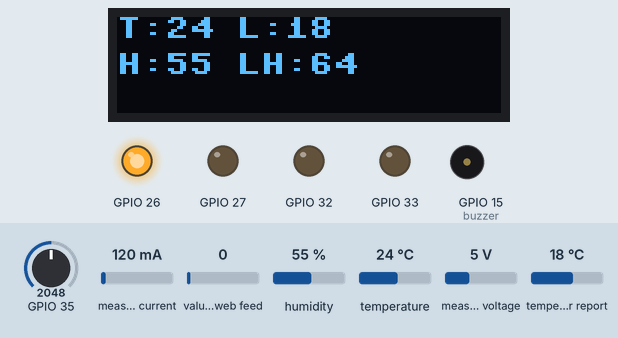
Recording of a program running on a simulated ESP32 board running MicroPython. Shown: 128×32 one-colour display, output pins drawn as LEDs (lit = HIGH), buzzer (waves = sounding, pin HIGH). The test bench sets the inputs (shaded band); at power-on: GPIO 35 = 2048, measured current 120 mA, value of the web feed 0, humidity 55 %, temperature 24 °C, measured voltage 5 V, temperature in the web weather report 18 °C (analog values on the 0–4095 scale). WiFi joins after 1.5 s; no MQTT or app messages arrive unless stated; requests to the public web service named in the program get a made-up reply in its usual format after 0.4 s (London, UTC, broken clouds, 64 % humidity, 1013 hPa unless stated); files that are not in the repository are absent; the clock reads 2024-03-15 10:24:30 at power-on unless the program sets it; library files of the repository ran but are not shown: dht11.py.

Above: at 6.2 s.
At 104.62 s:
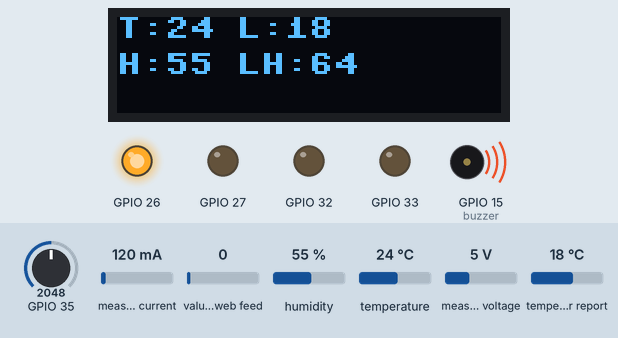
Timing chart, 0 to 106.2 s (numbered marks = the images above):
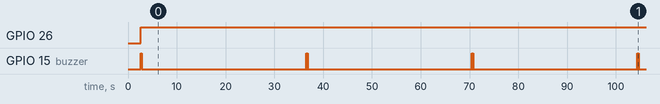

The program:

main.py
```python
import time, ujson, machine, network, urequests

# --- Fill THESE for your setup ---
WIFI_SSID = "vivo T3x 5G"
WIFI_PASS = "VVTX3333"
CLIENT_ID = "esp32-grid-01"
AWS_ENDPOINT = "a1kpv2cv7730x1-ats.iot.us-east-1.amazonaws.com"
PUB_TOPIC = f"sensors/{CLIENT_ID}/telemetry"
SUB_TOPIC = f"sensors/{CLIENT_ID}/commands"
BLYNK_TOKEN = "3sdYNvxGnXYrPsAtMv1OemLkLHPHUsFY"
BLYNK_API = f"https://blynk.cloud/external/api/update?token={BLYNK_TOKEN}"
OPENWEATHER_API_KEY = "c3f17fb0df21e94913a0ba7300139dc8"
LAT, LON = "28.6139", "77.2090"   # DELHI; replace as needed

# --- Pins and Driver Imports ---
from Components.dht11 import DHT11Sensor
from Components.ina_curent_sensor import INA219
from Components.analog_temperature_sensor import AnalogTempSensor
from Components.dual_channel_relay import DualRelay
from Components.buzzer import Buzzer
from AWSmanager.aws_iot import AWSIoTClient

try:
    from ssd1306 import SSD1306_I2C
except ImportError:
    print("SSD1306 OLED driver missing!")
    SSD1306_I2C = None

DHT_PIN = 14
ANALOG_PIN = 35
INA_SDA, INA_SCL = 21, 22
RELAY1_CH1, RELAY1_CH2 = 26, 27
RELAY2_CH1, RELAY2_CH2 = 32, 33
FAN_RELAY_CH, FAN_IS_ON_RELAY_BANK = 1, 1
BUZZER_PIN = 15
OLED_SDA, OLED_SCL, OLED_WIDTH, OLED_HEIGHT = 21, 22, 128, 32

PUBLISH_INTERVAL = 30
TEMP_THRESHOLD_FAN_ON = 50.0
CURRENT_OVERLOAD_MA = 1500.0

# --- WiFi Setup ---
wifi = network.WLAN(network.STA_IF)
wifi.active(True)
def connect_wifi(timeout=20):
    if wifi.isconnected():
        return True
    wifi.connect(WIFI_SSID, WIFI_PASS)
    t0 = time.time()
    while not wifi.isconnected() and time.time()-t0 < timeout:
        time.sleep(1)
    return wifi.isconnected()
connect_wifi()

# --- Device Init ---
dht = DHT11Sensor(DHT_PIN)
ina = INA219(sda_pin=INA_SDA, scl_pin=INA_SCL)
ina.configure()
analog = AnalogTempSensor(ANALOG_PIN, sensor_type="lm35")
relay1 = DualRelay(RELAY1_CH1, RELAY1_CH2, active_high=True)
relay2 = DualRelay(RELAY2_CH1, RELAY2_CH2, active_high=True)
buzzer = Buzzer(BUZZER_PIN)

oled = None
if SSD1306_I2C:
    try:
        i2c = machine.I2C(0, scl=machine.Pin(OLED_SCL), sda=machine.Pin(OLED_SDA))
        oled = SSD1306_I2C(OLED_WIDTH, OLED_HEIGHT, i2c)
    except Exception as e:
        print("OLED error:", e)
# --- Helper funcs ---
def fan_on(): relay1.on(FAN_RELAY_CH) if FAN_IS_ON_RELAY_BANK==1 else relay2.on(FAN_RELAY_CH)
def fan_off(): relay1.off(FAN_RELAY_CH) if FAN_IS_ON_RELAY_BANK==1 else relay2.off(FAN_RELAY_CH)

def blynk_update(pin, value):
    try:
        urequests.get(f"{BLYNK_API}&V{pin}={value}", timeout=4).close()
    except: pass

def get_weather():
    try:
        url = (f"https://api.openweathermap.org/data/2.5/weather?lat={LAT}&lon={LON}"
               f"&appid={OPENWEATHER_API_KEY}&units=metric")
        resp = urequests.get(url)
        d = resp.json()
        resp.close()
        return {
            "temperature": d["main"]["temp"],
            "humidity": d["main"]["humidity"],
            "desc": d["weather"][0]["description"].upper()
        }
    except Exception as e:
        print("Weather API fail:", e)
        return {"temperature": None, "humidity": None, "desc": "ERR"}

def make_payload(weather):
    try: d = dht.read() or {}
    except: d = {}
    try: analog_t = analog.read_temperature()
    except: analog_t = None
    try: _, bus_v, current_a, power_w = ina.read_all()
    except: bus_v, current_a, power_w = 0, 0, 0
    return {
        "device_id": CLIENT_ID,
        "ts": time.time(),
        "DHT11_Temperature": d.get("temperature"),
        "DHT11_Humidity": d.get("humidity"),
        "Analog_Temperature": analog_t,
        "INA219_1_Voltage(V)": round(bus_v,3),
        "INA219_1_current(mA)": round(current_a*1000,2),
        "INA219_1_Power(mW)": round(power_w*1000,2),
        "Location_Temperature": weather["temperature"],
        "Location_Humidity": weather["humidity"],
        "Weather_Desc": weather["desc"]
    }

def update_blynk(payload):
    blynk_update(1, payload.get("DHT11_Temperature") or "")
    blynk_update(2, payload.get("DHT11_Humidity") or "")
    blynk_update(3, payload.get("Analog_Temperature") or "")
    blynk_update(4, payload.get("INA219_1_Voltage(V)") or "")
    blynk_update(5, payload.get("INA219_1_current(mA)") or "")
    blynk_update(6, payload.get("INA219_1_Power(mW)") or "")
    blynk_update(19, payload.get("Location_Temperature") or "")
    blynk_update(20, payload.get("Location_Humidity") or "")

mqtt = AWSIoTClient(client_id=CLIENT_ID, server=AWS_ENDPOINT,
    certfile="/cert.pem.crt", keyfile="/private.pem.key", cafile="/AmazonRootCA1.pem")

def mqtt_connect():
    try:
        mqtt.connect(subs=[(SUB_TOPIC, 1)], msg_callback=None)
        return True
    except: return False
while not mqtt_connect(): time.sleep(5)

# --- Main loop ---
while True:
    try:
        if not wifi.isconnected(): connect_wifi()
        weather = get_weather()
        payload = make_payload(weather)

        #--- Local (fail-safe) fan control ---
        if payload["Analog_Temperature"] and payload["Analog_Temperature"] >= TEMP_THRESHOLD_FAN_ON:
            fan_on()
            buzzer.beep(0.1, 2)
        else:
            fan_off()
        if payload["INA219_1_current(mA)"] and payload["INA219_1_current(mA)"] > CURRENT_OVERLOAD_MA:
            relay1.off_all(); relay2.off_all(); fan_on(); buzzer.beep(0.2, 3)

        #--- Publish to AWS IoT Core
        mqtt.publish(PUB_TOPIC, ujson.dumps(payload), qos=1)
        #--- Publish to Blynk
        update_blynk(payload)
        #--- OLED Display (2 main lines: local + ENV)
        if oled:
            oled.fill(0)
            oled.text("T:{0} L:{1}".format(payload["DHT11_Temperature"], payload["Location_Temperature"]), 0, 0)
            oled.text("H:{0} LH:{1}".format(payload["DHT11_Humidity"], payload["Location_Humidity"]), 0, 12)
            oled.show()
        time.sleep(PUBLISH_INTERVAL)
    except Exception as e:
        print("Loop error:", e)
        time.sleep(PUBLISH_INTERVAL)
```

ina_curent_sensor.py
```python
"""
Simple INA219 driver for ESP32 (MicroPython)

File: ina219.py

Features:
- Initialize I2C by taking ESP32 SDA and SCL pin numbers from the user
- Read shunt voltage, bus voltage, current, power
- Simple price-calculation helper: price for given duration or energy

Notes:
- Default I2C address is 0x40 (common for INA219 breakout modules)
- Default shunt resistor is 0.1 ohm. If your module uses a different shunt, pass r_shunt to configure().
- The driver writes a calibration value (default 4096). You can change it via configure().

Usage (short):
    from ina219 import INA219
    sensor = INA219(sda_pin=21, scl_pin=22)   # provide ESP32 pin numbers
    sensor.configure(calibration=4096, r_shunt=0.1)
    volts = sensor.get_bus_voltage()
    amps  = sensor.get_current()
    watts = sensor.get_power()
    price = sensor.calculate_price(price_per_kwh=8.0, duration_seconds=3600, avg_power_watts=watts)

"""

from machine import Pin, I2C
import time

# INA219 registers
_REG_CONFIG = 0x00
_REG_SHUNT_VOLTAGE = 0x01
_REG_BUS_VOLTAGE = 0x02
_REG_POWER = 0x03
_REG_CURRENT = 0x04
_REG_CALIBRATION = 0x05

class INA219:
    def __init__(self, sda_pin: int, scl_pin: int, i2c_freq: int = 400000, address: int = 0x40, r_shunt: float = 0.1):
        """Initialize I2C and basic parameters.

        sda_pin, scl_pin: ESP32 pin numbers for SDA and SCL (integers)
        i2c_freq: I2C frequency in Hz (default 400kHz)
        address: I2C address of INA219 (default 0x40)
        r_shunt: shunt resistor in ohms (default 0.1)
        """
        self.i2c = I2C(0, scl=Pin(scl_pin), sda=Pin(sda_pin), freq=i2c_freq)
        self.address = address
        self.r_shunt = float(r_shunt)

        # Defaults until configure() is called
        self.calibration = None
        self.current_lsb = None
        self.power_lsb = None

        # Try a conservative default calibration so current register returns usable numbers.
        # User should call configure() with values appropriate for their shunt and expected current range.
        try:
            # small delay to let bus settle
            time.sleep_ms(10)
            # optional quick check to see if device responds
            if self.address not in self.i2c.scan():
                # device not found on I2C; still create object but reads will fail until address is correct
                pass
        except Exception:
            pass

    # ---------- low-level helpers ----------
    def _read_register(self, reg):
        data = self.i2c.readfrom_mem(self.address, reg, 2)
        return int.from_bytes(data, 'big')

    def _read_register_signed(self, reg):
        val = self._read_register(reg)
        if val & 0x8000:
            val = val - (1 << 16)
        return val

    def _write_register(self, reg, value):
        data = int(value) & 0xFFFF
        self.i2c.writeto_mem(self.address, reg, data.to_bytes(2, 'big'))

    # ---------- configuration ----------
    def configure(self, calibration: int = 4096, r_shunt: float = None):
        """Write calibration register and compute LSBs.

        calibration: integer to write to calibration register. Typical small boards use values like 4096.
        r_shunt: optional shunt resistor value in ohms; if omitted uses the value passed at init.

        After this call, current and power values will be scaled using computed LSBs.
        """
        if r_shunt is not None:
            self.r_shunt = float(r_shunt)

        self.calibration = int(calibration)
        # write calibration register
        self._write_register(_REG_CALIBRATION, self.calibration)

        # Compute LSBs per datasheet formulas (floating values)
        # current_lsb = 0.04096 / (calibration * R_shunt)
        # power_lsb = 20 * current_lsb
        self.current_lsb = 0.04096 / (self.calibration * self.r_shunt)
        self.power_lsb = 20.0 * self.current_lsb

    # ---------- measurement getters ----------
    def get_shunt_voltage(self) -> float:
        """Return shunt voltage in volts (signed). LSB = 10uV"""
        raw = self._read_register_signed(_REG_SHUNT_VOLTAGE)
        return raw * 10e-6

    def get_bus_voltage(self) -> float:
        """Return bus voltage in volts. Bus register LSB = 4mV, upper 13 bits contain voltage. """
        raw = self._read_register(_REG_BUS_VOLTAGE)
        # drop the lowest 3 status bits
        raw = raw >> 3
        return raw * 4e-3

    def get_current(self) -> float:
        """Return current in amps. Requires configure() to have been called to set calibration.
        If configure() wasn't called, this will attempt to return scaled value but may be incorrect.
        """
        raw = self._read_register_signed(_REG_CURRENT)
        if self.current_lsb is None:
            # fallback: assume a reasonable LSB for small shunts (this is a weak fallback)
            assumed_lsb = 0.0001
            return raw * assumed_lsb
        return raw * self.current_lsb

    def get_power(self) -> float:
        """Return power in watts. power_lsb = 20 * current_lsb (per datasheet)
        Requires configure() to be accurate.
        """
        raw = self._read_register(_REG_POWER)
        if self.power_lsb is None:
            assumed_power_lsb = 0.002  # weak fallback
            return raw * assumed_power_lsb
        return raw * self.power_lsb

    # ---------- utility: energy/cost calculation ----------
    def calculate_price(self, price_per_kwh: float, duration_seconds: int = None, avg_power_watts: float = None) -> float:
        """Calculate price (in same currency as price_per_kwh) for either:
        - a measured instantaneous power held constant for duration_seconds, OR
        - using a provided avg_power_watts over duration_seconds, OR
        - using provided price_per_kwh and avg_power_watts only (duration_seconds required).

        price_per_kwh: cost per kilowatt-hour (e.g., 8.0 for 8 currency units/kWh)
        duration_seconds: how long the power is drawn (seconds)
        avg_power_watts: optional average power in watts; if omitted the current instantaneous power will be used

        Returns: price (float)
        """
        if avg_power_watts is None:
            # use instantaneous measured power
            avg_power_watts = self.get_power()

        if duration_seconds is None:
            raise ValueError('duration_seconds is required to compute energy cost')

        # energy (kWh) = (power_watts * hours) / 1000
        hours = duration_seconds / 3600.0
        energy_kwh = (avg_power_watts * hours) / 1000.0
        return energy_kwh * float(price_per_kwh)

    # convenience: read all at once
    def read_all(self):
        """Return a tuple (shunt_v, bus_v, current_a, power_w)
        Values are floats (volts, volts, amps, watts)
        """
        sv = self.get_shunt_voltage()
        bv = self.get_bus_voltage()
        ca = self.get_current()
        pw = self.get_power()
        return (sv, bv, ca, pw)
```

analog_temperature_sensor.py
```python
# analog_temp.py
# MicroPython class for analog temperature sensors (LM35, TMP36, NTC thermistor, etc.)

from machine import ADC, Pin
from time import sleep_ms

class AnalogTempSensor:

    def __init__(self, pin, sensor_type='lm35', vref=3.3, adc_bits=12):
        self.adc = ADC(Pin(pin))
        self.adc.atten(ADC.ATTN_11DB)  # Full range 0-3.3V
        self.adc.width(ADC.WIDTH_12BIT)  # 12-bit resolution
        self.sensor_type = sensor_type
        self.vref = vref
        self.max_adc = (2 ** adc_bits) - 1  # 4095 for 12-bit
        self.last_temp = None

    def read_voltage(self):

        raw_value = self.adc.read()
        voltage = (raw_value / self.max_adc) * self.vref
        return voltage

    def read_temperature(self):

        voltage = self.read_voltage()

        if self.sensor_type == 'lm35':
            # LM35: 10mV per °C, 0V = 0°C
            temperature = voltage * 100

        elif self.sensor_type == 'tmp36':
            # TMP36: 10mV per °C, 500mV = 0°C
            temperature = (voltage - 0.5) * 100

        elif self.sensor_type == 'custom':
            # For custom sensors or NTC thermistors
            # You'll need to implement your specific conversion
            # This is a placeholder - implement your own conversion
            temperature = voltage * 100  # Example conversion

        else:
            raise ValueError("Unsupported sensor type. Use 'lm35', 'tmp36', or 'custom'")

        self.last_temp = temperature
        return temperature

    def read_temperature_fahrenheit(self):
        """
        Read temperature in Fahrenheit.

        Returns:
            float: Temperature in Fahrenheit
        """
        temp_c = self.read_temperature()
        if temp_c is not None:
            return (temp_c * 9/5) + 32
        return None

    def get_last_temperature(self):
        """Get last temperature reading."""
        return self.last_temp

    def read_average(self, samples=10, delay_ms=100):

        total = 0
        for i in range(samples):
            total += self.read_temperature()
            if i < samples - 1:  # No delay after last sample
                sleep_ms(delay_ms)

        average_temp = total / samples
        self.last_temp = average_temp
        return average_temp
```

dual_channel_relay.py
```python
from machine import Pin

class DualRelay:

    def __init__(self, ch1_pin, ch2_pin, active_high=True):
        self.relay1 = Pin(ch1_pin, Pin.OUT)
        self.relay2 = Pin(ch2_pin, Pin.OUT)
        self.active_high = active_high

        # Start with both relays off
        self.off(1)
        self.off(2)

    def on(self, channel):
        """Turn ON specified relay channel (1 or 2)."""
        if channel == 1:
            self.relay1.value(1 if self.active_high else 0)
        elif channel == 2:
            self.relay2.value(1 if self.active_high else 0)

    def off(self, channel):
        """Turn OFF specified relay channel (1 or 2)."""
        if channel == 1:
            self.relay1.value(0 if self.active_high else 1)
        elif channel == 2:
            self.relay2.value(0 if self.active_high else 1)

    def toggle(self, channel):
        """Toggle specified relay channel state."""
        if channel == 1:
            self.relay1.value(not self.relay1.value())
        elif channel == 2:
            self.relay2.value(not self.relay2.value())

    def state(self, channel):
        """
        Get current state of relay channel.

        Returns:
            str: "ON" or "OFF"
        """
        if channel == 1:
            relay_state = self.relay1.value()
        elif channel == 2:
            relay_state = self.relay2.value()
        else:
            return "UNKNOWN"

        if (self.active_high and relay_state == 1) or (not self.active_high and relay_state == 0):
            return "ON"
        else:
            return "OFF"

    def control_current(self, channel, enable):
        """
        Control current flow through relay channel.

        Args:
            channel (int): Relay channel (1 or 2)
            enable (bool): True to allow current flow, False to stop
        """
        if enable:
            self.on(channel)
        else:
            self.off(channel)
        print(f"Channel {channel} current flow: {'ENABLED' if enable else 'BLOCKED'}")

    def all_on(self):
        """Turn both relays ON."""
        self.on(1)
        self.on(2)

    def all_off(self):
        """Turn both relays OFF."""
        self.off(1)
        self.off(2)
```

buzzer.py
```python
# buzzer.py - simple active buzzer control class
import machine, time

class Buzzer:
    def __init__(self, pin_no, active_high=True):
        self.pin = machine.Pin(pin_no, machine.Pin.OUT)
        self.active_high = active_high
        # set to off initially
        if active_high:
            self.pin.value(0)
        else:
            self.pin.value(1)

    def on(self):
        self.pin.value(1 if self.active_high else 0)

    def off(self):
        self.pin.value(0 if self.active_high else 1)

    def beep(self, duration=0.1, times=1, interval=0.05):
        for _ in range(times):
            self.on()
            time.sleep(duration)
            self.off()
            time.sleep(interval)
```

Source omitted: aws_iot.py (3288 bytes)

Measured:
- by itself, GPIO 26: LOW → HIGH at 2.6 s
- by itself, GPIO 15 (buzzer): repeats every 33.9 s: LOW 0.05 s, HIGH 0.10 s, LOW 33.7 s, HIGH 0.10 s
